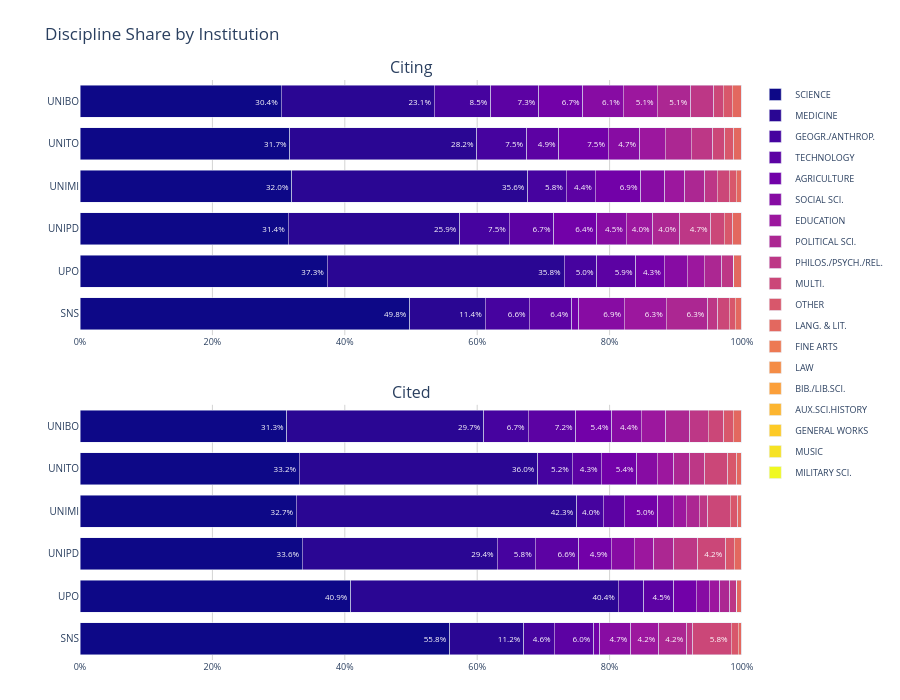

Write notebook code for a chart like this one.
### Markdown cell above
### 100% Stacked Bar Chart

This chart normalises each institution to 100% to reveal the *proportional share* of each discipline, independent of institution size. The upper panel shows Citing share; the lower panel shows Cited share.

### Code cell
import plotly.graph_objects as go
import plotly.express as px
import plotly.colors
from plotly.subplots import make_subplots
import pandas as pd

df = df_prof.copy()
df[discipline_col] = df[discipline_col].map(lambda x: DISC_SHORT.get(x, x))

agg = (
    df.groupby([inst_col, discipline_col])[[citing_col, cited_col]]
    .sum().reset_index()
)
for metric_col in [citing_col, cited_col]:
    totals = agg.groupby(inst_col)[metric_col].transform("sum")
    agg[f"{metric_col}_pct"] = agg[metric_col] / totals * 100

disc_order = (
    agg.groupby(discipline_col)[f"{citing_col}_pct"]
    .mean().sort_values(ascending=False).index.tolist()
)

sampled_colors = plotly.colors.sample_colorscale(
    "Plasma", [i / max(len(disc_order) - 1, 1) for i in range(len(disc_order))]
)
color_map = {d: sampled_colors[i] for i, d in enumerate(disc_order)}

fig = make_subplots(
    rows=2, cols=1,
    subplot_titles=["Citing", "Cited"],
    vertical_spacing=0.12,
)

legend_added = set()

for row_idx, metric_col in enumerate([citing_col, cited_col], start=1):
    pct_col = f"{metric_col}_pct"
    for disc in disc_order:
        sub = agg[agg[discipline_col] == disc].set_index(inst_col)
        y_vals = INSTITUTIONS
        x_vals = [sub.loc[inst, pct_col]   if inst in sub.index else 0.0 for inst in INSTITUTIONS]
        w_vals = [sub.loc[inst, metric_col] if inst in sub.index else 0   for inst in INSTITUTIONS]
        hover_vals = [
            f"<b>{inst}</b><br>{disc}<br>{pct:.1f}% ({int(w):,})"
            for inst, pct, w in zip(y_vals, x_vals, w_vals)
        ]
        show_legend = disc not in legend_added and row_idx == 1
        if row_idx == 1:
            legend_added.add(disc)

        fig.add_trace(go.Bar(
            x=x_vals, y=y_vals, orientation="h",
            name=disc, legendgroup=disc,
            showlegend=show_legend, marker_color=color_map[disc],
            customdata=hover_vals,
            hovertemplate="%{customdata}<extra></extra>",
            text=[f"{v:.1f}%" if v >= 4 else "" for v in x_vals],
            textposition="inside", textfont=dict(size=8),
        ), row=row_idx, col=1)

fig.update_layout(
    title_text="Discipline Share by Institution",
    barmode="stack",
    height=700,
    margin=dict(l=80, r=40, t=80, b=40),
    plot_bgcolor="white", paper_bgcolor="white",
    legend=dict(
        orientation="v", x=1.02, xanchor="left",
        y=1.0, yanchor="top", font=dict(size=9), tracegroupgap=2,
    ),
    bargap=0.25,
)
fig.update_xaxes(range=[0, 100], ticksuffix="%", tickfont=dict(size=9), gridcolor="lightgrey")
fig.update_yaxes(tickfont=dict(size=10), autorange="reversed")
fig.show()

### Figure 1 — Plotly figure (JSON) as saved in the notebook; plotly's stock layout.template omitted (floating-point values rounded to 4 significant figures)
{"data": [{"customdata": ["<b>UNIBO</b><br>SCIENCE<br>30.4% (3,522,137)", "<b>UNITO</b><br>SCIENCE<br>31.7% (2,545,958)", "<b>UNIMI</b><br>SCIENCE<br>32.0% (3,723,831)", "<b>UNIPD</b><br>SCIENCE<br>31.4% (3,473,353)", "<b>UPO</b><br>SCIENCE<br>37.3% (385,027)", "<b>SNS</b><br>SCIENCE<br>49.8% (366,792)"], "hovertemplate": "%{customdata}<extra></extra>", "legendgroup": "SCIENCE", "marker": {"color": "rgb(13, 8, 135)"}, "name": "SCIENCE", "orientation": "h", "showlegend": true, "text": ["30.4%", "31.7%", "32.0%", "31.4%", "37.3%", "49.8%"], "textfont": {"size": 8}, "textposition": "inside", "type": "bar", "x": [30.39, 31.71, 32.01, 31.45, 37.34, 49.82], "xaxis": "x", "y": ["UNIBO", "UNITO", "UNIMI", "UNIPD", "UPO", "SNS"], "yaxis": "y"}, {"customdata": ["<b>UNIBO</b><br>MEDICINE<br>23.1% (2,682,452)", "<b>UNITO</b><br>MEDICINE<br>28.2% (2,267,258)", "<b>UNIMI</b><br>MEDICINE<br>35.6% (4,146,138)", "<b>UNIPD</b><br>MEDICINE<br>25.9% (2,864,034)", "<b>UPO</b><br>MEDICINE<br>35.8% (368,833)", "<b>SNS</b><br>MEDICINE<br>11.4% (83,731)"], "hovertemplate": "%{customdata}<extra></extra>", "legendgroup": "MEDICINE", "marker": {"color": "rgb(42, 6, 147)"}, "name": "MEDICINE", "orientation": "h", "showlegend": true, "text": ["23.1%", "28.2%", "35.6%", "25.9%", "35.8%", "11.4%"], "textfont": {"size": 8}, "textposition": "inside", "type": "bar", "x": [23.14, 28.24, 35.64, 25.93, 35.77, 11.37], "xaxis": "x", "y": ["UNIBO", "UNITO", "UNIMI", "UNIPD", "UPO", "SNS"], "yaxis": "y"}, {"customdata": ["<b>UNIBO</b><br>GEOGR./ANTHROP.<br>8.5% (986,353)", "<b>UNITO</b><br>GEOGR./ANTHROP.<br>7.5% (601,883)", "<b>UNIMI</b><br>GEOGR./ANTHROP.<br>5.8% (677,126)", "<b>UNIPD</b><br>GEOGR./ANTHROP.<br>7.5% (825,657)", "<b>UPO</b><br>GEOGR./ANTHROP.<br>5.0% (51,256)", "<b>SNS</b><br>GEOGR./ANTHROP.<br>6.6% (48,865)"], "hovertemplate": "%{customdata}<extra></extra>", "legendgroup": "GEOGR./ANTHROP.", "marker": {"color": "rgb(70, 3, 159)"}, "name": "GEOGR./ANTHROP.", "orientation": "h", "showlegend": true, "text": ["8.5%", "7.5%", "5.8%", "7.5%", "5.0%", "6.6%"], "textfont": {"size": 8}, "textposition": "inside", "type": "bar", "x": [8.51, 7.498, 5.821, 7.475, 4.971, 6.638], "xaxis": "x", "y": ["UNIBO", "UNITO", "UNIMI", "UNIPD", "UPO", "SNS"], "yaxis": "y"}, {"customdata": ["<b>UNIBO</b><br>TECHNOLOGY<br>7.3% (841,920)", "<b>UNITO</b><br>TECHNOLOGY<br>4.9% (392,993)", "<b>UNIMI</b><br>TECHNOLOGY<br>4.4% (509,075)", "<b>UNIPD</b><br>TECHNOLOGY<br>6.7% (743,292)", "<b>UPO</b><br>TECHNOLOGY<br>5.9% (60,734)", "<b>SNS</b><br>TECHNOLOGY<br>6.4% (47,322)"], "hovertemplate": "%{customdata}<extra></extra>", "legendgroup": "TECHNOLOGY", "marker": {"color": "rgb(92, 2, 163)"}, "name": "TECHNOLOGY", "orientation": "h", "showlegend": true, "text": ["7.3%", "4.9%", "4.4%", "6.7%", "5.9%", "6.4%"], "textfont": {"size": 8}, "textposition": "inside", "type": "bar", "x": [7.264, 4.895, 4.376, 6.73, 5.89, 6.428], "xaxis": "x", "y": ["UNIBO", "UNITO", "UNIMI", "UNIPD", "UPO", "SNS"], "yaxis": "y"}, {"customdata": ["<b>UNIBO</b><br>AGRICULTURE<br>6.7% (772,599)", "<b>UNITO</b><br>AGRICULTURE<br>7.5% (599,622)", "<b>UNIMI</b><br>AGRICULTURE<br>6.9% (800,925)", "<b>UNIPD</b><br>AGRICULTURE<br>6.4% (711,507)", "<b>UPO</b><br>AGRICULTURE<br>4.3% (44,054)", "<b>SNS</b><br>AGRICULTURE<br>1.1% (7,850)"], "hovertemplate": "%{customdata}<extra></extra>", "legendgroup": "AGRICULTURE", "marker": {"color": "rgb(114, 1, 168)"}, "name": "AGRICULTURE", "orientation": "h", "showlegend": true, "text": ["6.7%", "7.5%", "6.9%", "6.4%", "4.3%", ""], "textfont": {"size": 8}, "textposition": "inside", "type": "bar", "x": [6.666, 7.469, 6.885, 6.442, 4.273, 1.066], "xaxis": "x", "y": ["UNIBO", "UNITO", "UNIMI", "UNIPD", "UPO", "SNS"], "yaxis": "y"}, {"customdata": ["<b>UNIBO</b><br>SOCIAL SCI.<br>6.1% (707,527)", "<b>UNITO</b><br>SOCIAL SCI.<br>4.7% (377,350)", "<b>UNIMI</b><br>SOCIAL SCI.<br>3.6% (415,143)", "<b>UNIPD</b><br>SOCIAL SCI.<br>4.5% (496,581)", "<b>UPO</b><br>SOCIAL SCI.<br>3.5% (35,861)", "<b>SNS</b><br>SOCIAL SCI.<br>6.9% (50,919)"], "hovertemplate": "%{customdata}<extra></extra>", "legendgroup": "SOCIAL SCI.", "marker": {"color": "rgb(135, 12, 163)"}, "name": "SOCIAL SCI.", "orientation": "h", "showlegend": true, "text": ["6.1%", "4.7%", "", "4.5%", "", "6.9%"], "textfont": {"size": 8}, "textposition": "inside", "type": "bar", "x": [6.105, 4.701, 3.569, 4.496, 3.478, 6.917], "xaxis": "x", "y": ["UNIBO", "UNITO", "UNIMI", "UNIPD", "UPO", "SNS"], "yaxis": "y"}, {"customdata": ["<b>UNIBO</b><br>EDUCATION<br>5.1% (589,718)", "<b>UNITO</b><br>EDUCATION<br>3.9% (313,754)", "<b>UNIMI</b><br>EDUCATION<br>3.1% (355,710)", "<b>UNIPD</b><br>EDUCATION<br>4.0% (445,312)", "<b>UPO</b><br>EDUCATION<br>2.6% (26,628)", "<b>SNS</b><br>EDUCATION<br>6.3% (46,335)"], "hovertemplate": "%{customdata}<extra></extra>", "legendgroup": "EDUCATION", "marker": {"color": "rgb(156, 23, 158)"}, "name": "EDUCATION", "orientation": "h", "showlegend": true, "text": ["5.1%", "", "", "4.0%", "", "6.3%"], "textfont": {"size": 8}, "textposition": "inside", "type": "bar", "x": [5.088, 3.908, 3.058, 4.032, 2.583, 6.294], "xaxis": "x", "y": ["UNIBO", "UNITO", "UNIMI", "UNIPD", "UPO", "SNS"], "yaxis": "y"}, {"customdata": ["<b>UNIBO</b><br>POLITICAL SCI.<br>5.1% (588,148)", "<b>UNITO</b><br>POLITICAL SCI.<br>3.9% (313,289)", "<b>UNIMI</b><br>POLITICAL SCI.<br>3.0% (354,379)", "<b>UNIPD</b><br>POLITICAL SCI.<br>4.0% (443,932)", "<b>UPO</b><br>POLITICAL SCI.<br>2.6% (27,115)", "<b>SNS</b><br>POLITICAL SCI.<br>6.3% (46,273)"], "hovertemplate": "%{customdata}<extra></extra>", "legendgroup": "POLITICAL SCI.", "marker": {"color": "rgb(172, 39, 146)"}, "name": "POLITICAL SCI.", "orientation": "h", "showlegend": true, "text": ["5.1%", "", "", "4.0%", "", "6.3%"], "textfont": {"size": 8}, "textposition": "inside", "type": "bar", "x": [5.075, 3.903, 3.046, 4.019, 2.63, 6.286], "xaxis": "x", "y": ["UNIBO", "UNITO", "UNIMI", "UNIPD", "UPO", "SNS"], "yaxis": "y"}, {"customdata": ["<b>UNIBO</b><br>PHILOS./PSYCH./REL.<br>3.5% (401,405)", "<b>UNITO</b><br>PHILOS./PSYCH./REL.<br>3.2% (260,313)", "<b>UNIMI</b><br>PHILOS./PSYCH./REL.<br>1.9% (216,821)", "<b>UNIPD</b><br>PHILOS./PSYCH./REL.<br>4.7% (523,505)", "<b>UPO</b><br>PHILOS./PSYCH./REL.<br>1.8% (18,781)", "<b>SNS</b><br>PHILOS./PSYCH./REL.<br>1.5% (11,090)"], "hovertemplate": "%{customdata}<extra></extra>", "legendgroup": "PHILOS./PSYCH./REL.", "marker": {"color": "rgb(189, 55, 134)"}, "name": "PHILOS./PSYCH./REL.", "orientation": "h", "showlegend": true, "text": ["", "", "", "4.7%", "", ""], "textfont": {"size": 8}, "textposition": "inside", "type": "bar", "x": [3.463, 3.243, 1.864, 4.74, 1.821, 1.506], "xaxis": "x", "y": ["UNIBO", "UNITO", "UNIMI", "UNIPD", "UPO", "SNS"], "yaxis": "y"}, {"customdata": ["<b>UNIBO</b><br>MULTI.<br>1.4% (166,069)", "<b>UNITO</b><br>MULTI.<br>1.8% (143,256)", "<b>UNIMI</b><br>MULTI.<br>1.8% (209,096)", "<b>UNIPD</b><br>MULTI.<br>2.0% (217,441)", "<b>UPO</b><br>MULTI.<br>0.0% (0)", "<b>SNS</b><br>MULTI.<br>1.7% (12,640)"], "hovertemplate": "%{customdata}<extra></extra>", "legendgroup": "MULTI.", "marker": {"color": "rgb(203, 71, 120)"}, "name": "MULTI.", "orientation": "h", "showlegend": true, "text": ["", "", "", "", "", ""], "textfont": {"size": 8}, "textposition": "inside", "type": "bar", "x": [1.433, 1.785, 1.797, 1.969, 0, 1.717], "xaxis": "x", "y": ["UNIBO", "UNITO", "UNIMI", "UNIPD", "UPO", "SNS"], "yaxis": "y"}, {"customdata": ["<b>UNIBO</b><br>OTHER<br>1.4% (162,863)", "<b>UNITO</b><br>OTHER<br>1.4% (113,800)", "<b>UNIMI</b><br>OTHER<br>1.0% (121,460)", "<b>UNIPD</b><br>OTHER<br>1.3% (141,850)", "<b>UPO</b><br>OTHER<br>0.0% (0)", "<b>SNS</b><br>OTHER<br>0.9% (6,606)"], "hovertemplate": "%{customdata}<extra></extra>", "legendgroup": "OTHER", "marker": {"color": "rgb(216, 87, 107)"}, "name": "OTHER", "orientation": "h", "showlegend": true, "text": ["", "", "", "", "", ""], "textfont": {"size": 8}, "textposition": "inside", "type": "bar", "x": [1.405, 1.418, 1.044, 1.284, 0, 0.8973], "xaxis": "x", "y": ["UNIBO", "UNITO", "UNIMI", "UNIPD", "UPO", "SNS"], "yaxis": "y"}, {"customdata": ["<b>UNIBO</b><br>LANG. & LIT.<br>1.4% (165,089)", "<b>UNITO</b><br>LANG. & LIT.<br>1.2% (95,245)", "<b>UNIMI</b><br>LANG. & LIT.<br>0.9% (100,642)", "<b>UNIPD</b><br>LANG. & LIT.<br>1.4% (155,390)", "<b>UPO</b><br>LANG. & LIT.<br>1.2% (12,134)", "<b>SNS</b><br>LANG. & LIT.<br>1.0% (7,537)"], "hovertemplate": "%{customdata}<extra></extra>", "legendgroup": "LANG. & LIT.", "marker": {"color": "rgb(227, 104, 95)"}, "name": "LANG. & LIT.", "orientation": "h", "showlegend": true, "text": ["", "", "", "", "", ""], "textfont": {"size": 8}, "textposition": "inside", "type": "bar", "x": [1.424, 1.186, 0.8651, 1.407, 1.177, 1.024], "xaxis": "x", "y": ["UNIBO", "UNITO", "UNIMI", "UNIPD", "UPO", "SNS"], "yaxis": "y"}, {"customdata": ["<b>UNIBO</b><br>FINE ARTS<br>0.0% (2,006)", "<b>UNITO</b><br>FINE ARTS<br>0.0% (1,500)", "<b>UNIMI</b><br>FINE ARTS<br>0.0% (1,518)", "<b>UNIPD</b><br>FINE ARTS<br>0.0% (2,180)", "<b>UPO</b><br>FINE ARTS<br>0.0% (366)", "<b>SNS</b><br>FINE ARTS<br>0.0% (93)"], "hovertemplate": "%{customdata}<extra></extra>", "legendgroup": "FINE ARTS", "marker": {"color": "rgb(237, 121, 83)"}, "name": "FINE ARTS", "orientation": "h", "showlegend": true, "text": ["", "", "", "", "", ""], "textfont": {"size": 8}, "textposition": "inside", "type": "bar", "x": [0.01731, 0.01869, 0.01305, 0.01974, 0.0355, 0.01263], "xaxis": "x", "y": ["UNIBO", "UNITO", "UNIMI", "UNIPD", "UPO", "SNS"], "yaxis": "y"}, {"customdata": ["<b>UNIBO</b><br>LAW<br>0.0% (147)", "<b>UNITO</b><br>LAW<br>0.0% (99)", "<b>UNIMI</b><br>LAW<br>0.0% (591)", "<b>UNIPD</b><br>LAW<br>0.0% (191)", "<b>UPO</b><br>LAW<br>0.0% (270)", "<b>SNS</b><br>LAW<br>0.0% (118)"], "hovertemplate": "%{customdata}<extra></extra>", "legendgroup": "LAW", "marker": {"color": "rgb(244, 140, 70)"}, "name": "LAW", "orientation": "h", "showlegend": true, "text": ["", "", "", "", "", ""], "textfont": {"size": 8}, "textposition": "inside", "type": "bar", "x": [0.001268, 0.001233, 0.00508, 0.001729, 0.02619, 0.01603], "xaxis": "x", "y": ["UNIBO", "UNITO", "UNIMI", "UNIPD", "UPO", "SNS"], "yaxis": "y"}, {"customdata": ["<b>UNIBO</b><br>BIB./LIB.SCI.<br>0.0% (814)", "<b>UNITO</b><br>BIB./LIB.SCI.<br>0.0% (501)", "<b>UNIMI</b><br>BIB./LIB.SCI.<br>0.0% (311)", "<b>UNIPD</b><br>BIB./LIB.SCI.<br>0.0% (256)", "<b>UPO</b><br>BIB./LIB.SCI.<br>0.0% (8)", "<b>SNS</b><br>BIB./LIB.SCI.<br>0.0% (0)"], "hovertemplate": "%{customdata}<extra></extra>", "legendgroup": "BIB./LIB.SCI.", "marker": {"color": "rgb(251, 159, 58)"}, "name": "BIB./LIB.SCI.", "orientation": "h", "showlegend": true, "text": ["", "", "", "", "", ""], "textfont": {"size": 8}, "textposition": "inside", "type": "bar", "x": [0.007023, 0.006241, 0.002673, 0.002318, 0.0007759, 0], "xaxis": "x", "y": ["UNIBO", "UNITO", "UNIMI", "UNIPD", "UPO", "SNS"], "yaxis": "y"}, {"customdata": ["<b>UNIBO</b><br>AUX.SCI.HISTORY<br>0.0% (422)", "<b>UNITO</b><br>AUX.SCI.HISTORY<br>0.0% (325)", "<b>UNIMI</b><br>AUX.SCI.HISTORY<br>0.0% (226)", "<b>UNIPD</b><br>AUX.SCI.HISTORY<br>0.0% (372)", "<b>UPO</b><br>AUX.SCI.HISTORY<br>0.0% (21)", "<b>SNS</b><br>AUX.SCI.HISTORY<br>0.0% (0)"], "hovertemplate": "%{customdata}<extra></extra>", "legendgroup": "AUX.SCI.HISTORY", "marker": {"color": "rgb(252, 181, 48)"}, "name": "AUX.SCI.HISTORY", "orientation": "h", "showlegend": true, "text": ["", "", "", "", "", ""], "textfont": {"size": 8}, "textposition": "inside", "type": "bar", "x": [0.003641, 0.004048, 0.001943, 0.003368, 0.002037, 0], "xaxis": "x", "y": ["UNIBO", "UNITO", "UNIMI", "UNIPD", "UPO", "SNS"], "yaxis": "y"}, {"customdata": ["<b>UNIBO</b><br>GENERAL WORKS<br>0.0% (187)", "<b>UNITO</b><br>GENERAL WORKS<br>0.0% (491)", "<b>UNIMI</b><br>GENERAL WORKS<br>0.0% (317)", "<b>UNIPD</b><br>GENERAL WORKS<br>0.0% (33)", "<b>UPO</b><br>GENERAL WORKS<br>0.0% (0)", "<b>SNS</b><br>GENERAL WORKS<br>0.0% (0)"], "hovertemplate": "%{customdata}<extra></extra>", "legendgroup": "GENERAL WORKS", "marker": {"color": "rgb(253, 202, 38)"}, "name": "GENERAL WORKS", "orientation": "h", "showlegend": true, "text": ["", "", "", "", "", ""], "textfont": {"size": 8}, "textposition": "inside", "type": "bar", "x": [0.001613, 0.006116, 0.002725, 0.0002988, 0, 0], "xaxis": "x", "y": ["UNIBO", "UNITO", "UNIMI", "UNIPD", "UPO", "SNS"], "yaxis": "y"}, {"customdata": ["<b>UNIBO</b><br>MUSIC<br>0.0% (117)", "<b>UNITO</b><br>MUSIC<br>0.0% (0)", "<b>UNIMI</b><br>MUSIC<br>0.0% (67)", "<b>UNIPD</b><br>MUSIC<br>0.0% (0)", "<b>UPO</b><br>MUSIC<br>0.0% (0)", "<b>SNS</b><br>MUSIC<br>0.0% (0)"], "hovertemplate": "%{customdata}<extra></extra>", "legendgroup": "MUSIC", "marker": {"color": "rgb(246, 226, 36)"}, "name": "MUSIC", "orientation": "h", "showlegend": true, "text": ["", "", "", "", "", ""], "textfont": {"size": 8}, "textposition": "inside", "type": "bar", "x": [0.001009, 0, 0.0005759, 0, 0, 0], "xaxis": "x", "y": ["UNIBO", "UNITO", "UNIMI", "UNIPD", "UPO", "SNS"], "yaxis": "y"}, {"customdata": ["<b>UNIBO</b><br>MILITARY SCI.<br>0.0% (0)", "<b>UNITO</b><br>MILITARY SCI.<br>0.0% (73)", "<b>UNIMI</b><br>MILITARY SCI.<br>0.0% (76)", "<b>UNIPD</b><br>MILITARY SCI.<br>0.0% (36)", "<b>UPO</b><br>MILITARY SCI.<br>0.0% (0)", "<b>SNS</b><br>MILITARY SCI.<br>0.0% (0)"], "hovertemplate": "%{customdata}<extra></extra>", "legendgroup": "MILITARY SCI.", "marker": {"color": "rgb(240, 249, 33)"}, "name": "MILITARY SCI.", "orientation": "h", "showlegend": true, "text": ["", "", "", "", "", ""], "textfont": {"size": 8}, "textposition": "inside", "type": "bar", "x": [0, 0.0009094, 0.0006533, 0.0003259, 0, 0], "xaxis": "x", "y": ["UNIBO", "UNITO", "UNIMI", "UNIPD", "UPO", "SNS"], "yaxis": "y"}, {"customdata": ["<b>UNIBO</b><br>SCIENCE<br>31.3% (3,127,821)", "<b>UNITO</b><br>SCIENCE<br>33.2% (2,316,321)", "<b>UNIMI</b><br>SCIENCE<br>32.7% (4,086,841)", "<b>UNIPD</b><br>SCIENCE<br>33.6% (3,248,289)", "<b>UPO</b><br>SCIENCE<br>40.9% (382,351)", "<b>SNS</b><br>SCIENCE<br>55.8% (402,383)"], "hovertemplate": "%{customdata}<extra></extra>", "legendgroup": "SCIENCE", "marker": {"color": "rgb(13, 8, 135)"}, "name": "SCIENCE", "orientation": "h", "showlegend": false, "text": ["31.3%", "33.2%", "32.7%", "33.6%", "40.9%", "55.8%"], "textfont": {"size": 8}, "textposition": "inside", "type": "bar", "x": [31.26, 33.15, 32.7, 33.6, 40.91, 55.84], "xaxis": "x2", "y": ["UNIBO", "UNITO", "UNIMI", "UNIPD", "UPO", "SNS"], "yaxis": "y2"}, {"customdata": ["<b>UNIBO</b><br>MEDICINE<br>29.7% (2,974,703)", "<b>UNITO</b><br>MEDICINE<br>36.0% (2,515,830)", "<b>UNIMI</b><br>MEDICINE<br>42.3% (5,289,898)", "<b>UNIPD</b><br>MEDICINE<br>29.4% (2,841,492)", "<b>UPO</b><br>MEDICINE<br>40.4% (377,579)", "<b>SNS</b><br>MEDICINE<br>11.2% (80,614)"], "hovertemplate": "%{customdata}<extra></extra>", "legendgroup": "MEDICINE", "marker": {"color": "rgb(42, 6, 147)"}, "name": "MEDICINE", "orientation": "h", "showlegend": false, "text": ["29.7%", "36.0%", "42.3%", "29.4%", "40.4%", "11.2%"], "textfont": {"size": 8}, "textposition": "inside", "type": "bar", "x": [29.73, 36.01, 42.32, 29.39, 40.4, 11.19], "xaxis": "x2", "y": ["UNIBO", "UNITO", "UNIMI", "UNIPD", "UPO", "SNS"], "yaxis": "y2"}, {"customdata": ["<b>UNIBO</b><br>GEOGR./ANTHROP.<br>6.7% (670,033)", "<b>UNITO</b><br>GEOGR./ANTHROP.<br>5.2% (364,318)", "<b>UNIMI</b><br>GEOGR./ANTHROP.<br>4.0% (504,168)", "<b>UNIPD</b><br>GEOGR./ANTHROP.<br>5.8% (556,575)", "<b>UPO</b><br>GEOGR./ANTHROP.<br>3.8% (35,979)", "<b>SNS</b><br>GEOGR./ANTHROP.<br>4.6% (32,985)"], "hovertemplate": "%{customdata}<extra></extra>", "legendgroup": "GEOGR./ANTHROP.", "marker": {"color": "rgb(70, 3, 159)"}, "name": "GEOGR./ANTHROP.", "orientation": "h", "showlegend": false, "text": ["6.7%", "5.2%", "4.0%", "5.8%", "", "4.6%"], "textfont": {"size": 8}, "textposition": "inside", "type": "bar", "x": [6.697, 5.214, 4.034, 5.758, 3.85, 4.577], "xaxis": "x2", "y": ["UNIBO", "UNITO", "UNIMI", "UNIPD", "UPO", "SNS"], "yaxis": "y2"}, {"customdata": ["<b>UNIBO</b><br>TECHNOLOGY<br>7.2% (723,158)", "<b>UNITO</b><br>TECHNOLOGY<br>4.3% (303,482)", "<b>UNIMI</b><br>TECHNOLOGY<br>3.2% (396,944)", "<b>UNIPD</b><br>TECHNOLOGY<br>6.6% (636,725)", "<b>UPO</b><br>TECHNOLOGY<br>4.5% (42,245)", "<b>SNS</b><br>TECHNOLOGY<br>6.0% (43,267)"], "hovertemplate": "%{customdata}<extra></extra>", "legendgroup": "TECHNOLOGY", "marker": {"color": "rgb(92, 2, 163)"}, "name": "TECHNOLOGY", "orientation": "h", "showlegend": false, "text": ["7.2%", "4.3%", "", "6.6%", "4.5%", "6.0%"], "textfont": {"size": 8}, "textposition": "inside", "type": "bar", "x": [7.228, 4.344, 3.176, 6.587, 4.52, 6.004], "xaxis": "x2", "y": ["UNIBO", "UNITO", "UNIMI", "UNIPD", "UPO", "SNS"], "yaxis": "y2"}, {"customdata": ["<b>UNIBO</b><br>AGRICULTURE<br>5.4% (543,070)", "<b>UNITO</b><br>AGRICULTURE<br>5.4% (378,426)", "<b>UNIMI</b><br>AGRICULTURE<br>5.0% (627,026)", "<b>UNIPD</b><br>AGRICULTURE<br>4.9% (472,137)", "<b>UPO</b><br>AGRICULTURE<br>3.4% (31,511)", "<b>SNS</b><br>AGRICULTURE<br>0.9% (6,654)"], "hovertemplate": "%{customdata}<extra></extra>", "legendgroup": "AGRICULTURE", "marker": {"color": "rgb(114, 1, 168)"}, "name": "AGRICULTURE", "orientation": "h", "showlegend": false, "text": ["5.4%", "5.4%", "5.0%", "4.9%", "", ""], "textfont": {"size": 8}, "textposition": "inside", "type": "bar", "x": [5.428, 5.416, 5.017, 4.884, 3.372, 0.9234], "xaxis": "x2", "y": ["UNIBO", "UNITO", "UNIMI", "UNIPD", "UPO", "SNS"], "yaxis": "y2"}, {"customdata": ["<b>UNIBO</b><br>SOCIAL SCI.<br>4.4% (444,638)", "<b>UNITO</b><br>SOCIAL SCI.<br>3.1% (213,205)", "<b>UNIMI</b><br>SOCIAL SCI.<br>2.3% (291,709)", "<b>UNIPD</b><br>SOCIAL SCI.<br>3.5% (338,020)", "<b>UPO</b><br>SOCIAL SCI.<br>2.0% (18,566)", "<b>SNS</b><br>SOCIAL SCI.<br>4.7% (33,677)"], "hovertemplate": "%{customdata}<extra></extra>", "legendgroup": "SOCIAL SCI.", "marker": {"color": "rgb(135, 12, 163)"}, "name": "SOCIAL SCI.", "orientation": "h", "showlegend": false, "text": ["4.4%", "", "", "", "", "4.7%"], "textfont": {"size": 8}, "textposition": "inside", "type": "bar", "x": [4.444, 3.052, 2.334, 3.497, 1.987, 4.673], "xaxis": "x2", "y": ["UNIBO", "UNITO", "UNIMI", "UNIPD", "UPO", "SNS"], "yaxis": "y2"}, {"customdata": ["<b>UNIBO</b><br>EDUCATION<br>3.7% (366,814)", "<b>UNITO</b><br>EDUCATION<br>2.5% (173,007)", "<b>UNIMI</b><br>EDUCATION<br>2.0% (248,918)", "<b>UNIPD</b><br>EDUCATION<br>3.0% (287,227)", "<b>UPO</b><br>EDUCATION<br>1.6% (14,609)", "<b>SNS</b><br>EDUCATION<br>4.2% (30,425)"], "hovertemplate": "%{customdata}<extra></extra>", "legendgroup": "EDUCATION", "marker": {"color": "rgb(156, 23, 158)"}, "name": "EDUCATION", "orientation": "h", "showlegend": false, "text": ["", "", "", "", "", "4.2%"], "textfont": {"size": 8}, "textposition": "inside", "type": "bar", "x": [3.666, 2.476, 1.992, 2.971, 1.563, 4.222], "xaxis": "x2", "y": ["UNIBO", "UNITO", "UNIMI", "UNIPD", "UPO", "SNS"], "yaxis": "y2"}, {"customdata": ["<b>UNIBO</b><br>POLITICAL SCI.<br>3.7% (365,700)", "<b>UNITO</b><br>POLITICAL SCI.<br>2.5% (172,544)", "<b>UNIMI</b><br>POLITICAL SCI.<br>2.0% (247,855)", "<b>UNIPD</b><br>POLITICAL SCI.<br>3.0% (286,570)", "<b>UPO</b><br>POLITICAL SCI.<br>1.6% (14,541)", "<b>SNS</b><br>POLITICAL SCI.<br>4.2% (30,352)"], "hovertemplate": "%{customdata}<extra></extra>", "legendgroup": "POLITICAL SCI.", "marker": {"color": "rgb(172, 39, 146)"}, "name": "POLITICAL SCI.", "orientation": "h", "showlegend": false, "text": ["", "", "", "", "", "4.2%"], "textfont": {"size": 8}, "textposition": "inside", "type": "bar", "x": [3.655, 2.47, 1.983, 2.964, 1.556, 4.212], "xaxis": "x2", "y": ["UNIBO", "UNITO", "UNIMI", "UNIPD", "UPO", "SNS"], "yaxis": "y2"}, {"customdata": ["<b>UNIBO</b><br>PHILOS./PSYCH./REL.<br>2.8% (279,119)", "<b>UNITO</b><br>PHILOS./PSYCH./REL.<br>2.2% (156,212)", "<b>UNIMI</b><br>PHILOS./PSYCH./REL.<br>1.3% (157,855)", "<b>UNIPD</b><br>PHILOS./PSYCH./REL.<br>3.7% (356,183)", "<b>UPO</b><br>PHILOS./PSYCH./REL.<br>1.0% (9,713)", "<b>SNS</b><br>PHILOS./PSYCH./REL.<br>0.9% (6,510)"], "hovertemplate": "%{customdata}<extra></extra>", "legendgroup": "PHILOS./PSYCH./REL.", "marker": {"color": "rgb(189, 55, 134)"}, "name": "PHILOS./PSYCH./REL.", "orientation": "h", "showlegend": false, "text": ["", "", "", "", "", ""], "textfont": {"size": 8}, "textposition": "inside", "type": "bar", "x": [2.79, 2.236, 1.263, 3.685, 1.039, 0.9034], "xaxis": "x2", "y": ["UNIBO", "UNITO", "UNIMI", "UNIPD", "UPO", "SNS"], "yaxis": "y2"}, {"customdata": ["<b>UNIBO</b><br>MULTI.<br>2.4% (238,055)", "<b>UNITO</b><br>MULTI.<br>3.5% (244,444)", "<b>UNIMI</b><br>MULTI.<br>3.4% (424,489)", "<b>UNIPD</b><br>MULTI.<br>4.2% (404,687)", "<b>UPO</b><br>MULTI.<br>0.0% (0)", "<b>SNS</b><br>MULTI.<br>5.8% (41,791)"], "hovertemplate": "%{customdata}<extra></extra>", "legendgroup": "MULTI.", "marker": {"color": "rgb(203, 71, 120)"}, "name": "MULTI.", "orientation": "h", "showlegend": false, "text": ["", "", "", "4.2%", "", "5.8%"], "textfont": {"size": 8}, "textposition": "inside", "type": "bar", "x": [2.379, 3.499, 3.396, 4.186, 0, 5.799], "xaxis": "x2", "y": ["UNIBO", "UNITO", "UNIMI", "UNIPD", "UPO", "SNS"], "yaxis": "y2"}, {"customdata": ["<b>UNIBO</b><br>OTHER<br>1.4% (139,925)", "<b>UNITO</b><br>OTHER<br>1.4% (96,144)", "<b>UNIMI</b><br>OTHER<br>1.2% (144,957)", "<b>UNIPD</b><br>OTHER<br>1.3% (129,198)", "<b>UPO</b><br>OTHER<br>0.0% (0)", "<b>SNS</b><br>OTHER<br>1.1% (7,679)"], "hovertemplate": "%{customdata}<extra></extra>", "legendgroup": "OTHER", "marker": {"color": "rgb(216, 87, 107)"}, "name": "OTHER", "orientation": "h", "showlegend": false, "text": ["", "", "", "", "", ""], "textfont": {"size": 8}, "textposition": "inside", "type": "bar", "x": [1.399, 1.376, 1.16, 1.337, 0, 1.066], "xaxis": "x2", "y": ["UNIBO", "UNITO", "UNIMI", "UNIPD", "UPO", "SNS"], "yaxis": "y2"}, {"customdata": ["<b>UNIBO</b><br>LANG. & LIT.<br>1.3% (128,296)", "<b>UNITO</b><br>LANG. & LIT.<br>0.7% (49,867)", "<b>UNIMI</b><br>LANG. & LIT.<br>0.6% (72,274)", "<b>UNIPD</b><br>LANG. & LIT.<br>1.1% (105,420)", "<b>UPO</b><br>LANG. & LIT.<br>0.7% (6,281)", "<b>SNS</b><br>LANG. & LIT.<br>0.6% (4,160)"], "hovertemplate": "%{customdata}<extra></extra>", "legendgroup": "LANG. & LIT.", "marker": {"color": "rgb(227, 104, 95)"}, "name": "LANG. & LIT.", "orientation": "h", "showlegend": false, "text": ["", "", "", "", "", ""], "textfont": {"size": 8}, "textposition": "inside", "type": "bar", "x": [1.282, 0.7137, 0.5782, 1.091, 0.6721, 0.5773], "xaxis": "x2", "y": ["UNIBO", "UNITO", "UNIMI", "UNIPD", "UPO", "SNS"], "yaxis": "y2"}, {"customdata": ["<b>UNIBO</b><br>FINE ARTS<br>0.0% (2,194)", "<b>UNITO</b><br>FINE ARTS<br>0.0% (2,092)", "<b>UNIMI</b><br>FINE ARTS<br>0.0% (3,867)", "<b>UNIPD</b><br>FINE ARTS<br>0.0% (3,630)", "<b>UPO</b><br>FINE ARTS<br>0.1% (849)", "<b>SNS</b><br>FINE ARTS<br>0.0% (79)"], "hovertemplate": "%{customdata}<extra></extra>", "legendgroup": "FINE ARTS", "marker": {"color": "rgb(237, 121, 83)"}, "name": "FINE ARTS", "orientation": "h", "showlegend": false, "text": ["", "", "", "", "", ""], "textfont": {"size": 8}, "textposition": "inside", "type": "bar", "x": [0.02193, 0.02994, 0.03094, 0.03755, 0.09085, 0.01096], "xaxis": "x2", "y": ["UNIBO", "UNITO", "UNIMI", "UNIPD", "UPO", "SNS"], "yaxis": "y2"}, {"customdata": ["<b>UNIBO</b><br>LAW<br>0.0% (657)", "<b>UNITO</b><br>LAW<br>0.0% (169)", "<b>UNIMI</b><br>LAW<br>0.0% (1,231)", "<b>UNIPD</b><br>LAW<br>0.0% (73)", "<b>UPO</b><br>LAW<br>0.0% (291)", "<b>SNS</b><br>LAW<br>0.0% (60)"], "hovertemplate": "%{customdata}<extra></extra>", "legendgroup": "LAW", "marker": {"color": "rgb(244, 140, 70)"}, "name": "LAW", "orientation": "h", "showlegend": false, "text": ["", "", "", "", "", ""], "textfont": {"size": 8}, "textposition": "inside", "type": "bar", "x": [0.006567, 0.002419, 0.009849, 0.0007552, 0.03114, 0.008326], "xaxis": "x2", "y": ["UNIBO", "UNITO", "UNIMI", "UNIPD", "UPO", "SNS"], "yaxis": "y2"}, {"customdata": ["<b>UNIBO</b><br>BIB./LIB.SCI.<br>0.0% (800)", "<b>UNITO</b><br>BIB./LIB.SCI.<br>0.0% (305)", "<b>UNIMI</b><br>BIB./LIB.SCI.<br>0.0% (306)", "<b>UNIPD</b><br>BIB./LIB.SCI.<br>0.0% (258)", "<b>UPO</b><br>BIB./LIB.SCI.<br>0.0% (0)", "<b>SNS</b><br>BIB./LIB.SCI.<br>0.0% (0)"], "hovertemplate": "%{customdata}<extra></extra>", "legendgroup": "BIB./LIB.SCI.", "marker": {"color": "rgb(251, 159, 58)"}, "name": "BIB./LIB.SCI.", "orientation": "h", "showlegend": false, "text": ["", "", "", "", "", ""], "textfont": {"size": 8}, "textposition": "inside", "type": "bar", "x": [0.007996, 0.004365, 0.002448, 0.002669, 0, 0], "xaxis": "x2", "y": ["UNIBO", "UNITO", "UNIMI", "UNIPD", "UPO", "SNS"], "yaxis": "y2"}, {"customdata": ["<b>UNIBO</b><br>AUX.SCI.HISTORY<br>0.0% (131)", "<b>UNITO</b><br>AUX.SCI.HISTORY<br>0.0% (106)", "<b>UNIMI</b><br>AUX.SCI.HISTORY<br>0.0% (131)", "<b>UNIPD</b><br>AUX.SCI.HISTORY<br>0.0% (245)", "<b>UPO</b><br>AUX.SCI.HISTORY<br>0.0% (35)", "<b>SNS</b><br>AUX.SCI.HISTORY<br>0.0% (0)"], "hovertemplate": "%{customdata}<extra></extra>", "legendgroup": "AUX.SCI.HISTORY", "marker": {"color": "rgb(252, 181, 48)"}, "name": "AUX.SCI.HISTORY", "orientation": "h", "showlegend": false, "text": ["", "", "", "", "", ""], "textfont": {"size": 8}, "textposition": "inside", "type": "bar", "x": [0.001309, 0.001517, 0.001048, 0.002534, 0.003745, 0], "xaxis": "x2", "y": ["UNIBO", "UNITO", "UNIMI", "UNIPD", "UPO", "SNS"], "yaxis": "y2"}, {"customdata": ["<b>UNIBO</b><br>GENERAL WORKS<br>0.0% (121)", "<b>UNITO</b><br>GENERAL WORKS<br>0.0% (369)", "<b>UNIMI</b><br>GENERAL WORKS<br>0.0% (433)", "<b>UNIPD</b><br>GENERAL WORKS<br>0.0% (98)", "<b>UPO</b><br>GENERAL WORKS<br>0.0% (6)", "<b>SNS</b><br>GENERAL WORKS<br>0.0% (0)"], "hovertemplate": "%{customdata}<extra></extra>", "legendgroup": "GENERAL WORKS", "marker": {"color": "rgb(253, 202, 38)"}, "name": "GENERAL WORKS", "orientation": "h", "showlegend": false, "text": ["", "", "", "", "", ""], "textfont": {"size": 8}, "textposition": "inside", "type": "bar", "x": [0.001209, 0.005281, 0.003464, 0.001014, 0.000642, 0], "xaxis": "x2", "y": ["UNIBO", "UNITO", "UNIMI", "UNIPD", "UPO", "SNS"], "yaxis": "y2"}, {"customdata": ["<b>UNIBO</b><br>MUSIC<br>0.0% (4)", "<b>UNITO</b><br>MUSIC<br>0.0% (0)", "<b>UNIMI</b><br>MUSIC<br>0.0% (0)", "<b>UNIPD</b><br>MUSIC<br>0.0% (0)", "<b>UPO</b><br>MUSIC<br>0.0% (0)", "<b>SNS</b><br>MUSIC<br>0.0% (0)"], "hovertemplate": "%{customdata}<extra></extra>", "legendgroup": "MUSIC", "marker": {"color": "rgb(246, 226, 36)"}, "name": "MUSIC", "orientation": "h", "showlegend": false, "text": ["", "", "", "", "", ""], "textfont": {"size": 8}, "textposition": "inside", "type": "bar", "x": [3.998e-05, 0, 0, 0, 0, 0], "xaxis": "x2", "y": ["UNIBO", "UNITO", "UNIMI", "UNIPD", "UPO", "SNS"], "yaxis": "y2"}, {"customdata": ["<b>UNIBO</b><br>MILITARY SCI.<br>0.0% (0)", "<b>UNITO</b><br>MILITARY SCI.<br>0.0% (22)", "<b>UNIMI</b><br>MILITARY SCI.<br>0.0% (46)", "<b>UNIPD</b><br>MILITARY SCI.<br>0.0% (13)", "<b>UPO</b><br>MILITARY SCI.<br>0.0% (0)", "<b>SNS</b><br>MILITARY SCI.<br>0.0% (0)"], "hovertemplate": "%{customdata}<extra></extra>", "legendgroup": "MILITARY SCI.", "marker": {"color": "rgb(240, 249, 33)"}, "name": "MILITARY SCI.", "orientation": "h", "showlegend": false, "text": ["", "", "", "", "", ""], "textfont": {"size": 8}, "textposition": "inside", "type": "bar", "x": [0, 0.0003149, 0.000368, 0.0001345, 0, 0], "xaxis": "x2", "y": ["UNIBO", "UNITO", "UNIMI", "UNIPD", "UPO", "SNS"], "yaxis": "y2"}], "layout": {"annotations": [{"font": {"size": 16}, "showarrow": false, "text": "Citing", "x": 0.5, "xanchor": "center", "xref": "paper", "y": 1, "yanchor": "bottom", "yref": "paper"}, {"font": {"size": 16}, "showarrow": false, "text": "Cited", "x": 0.5, "xanchor": "center", "xref": "paper", "y": 0.44, "yanchor": "bottom", "yref": "paper"}], "bargap": 0.25, "barmode": "stack", "height": 700, "legend": {"font": {"size": 9}, "orientation": "v", "tracegroupgap": 2, "x": 1.02, "xanchor": "left", "y": 1, "yanchor": "top"}, "margin": {"b": 40, "l": 80, "r": 40, "t": 80}, "paper_bgcolor": "white", "plot_bgcolor": "white", "title": {"text": "Discipline Share by Institution"}, "xaxis": {"anchor": "y", "domain": [0, 1], "gridcolor": "lightgrey", "range": [0, 100], "tickfont": {"size": 9}, "ticksuffix": "%"}, "xaxis2": {"anchor": "y2", "domain": [0, 1], "gridcolor": "lightgrey", "range": [0, 100], "tickfont": {"size": 9}, "ticksuffix": "%"}, "yaxis": {"anchor": "x", "autorange": "reversed", "domain": [0.56, 1], "tickfont": {"size": 10}}, "yaxis2": {"anchor": "x2", "autorange": "reversed", "domain": [0, 0.44], "tickfont": {"size": 10}}}}
